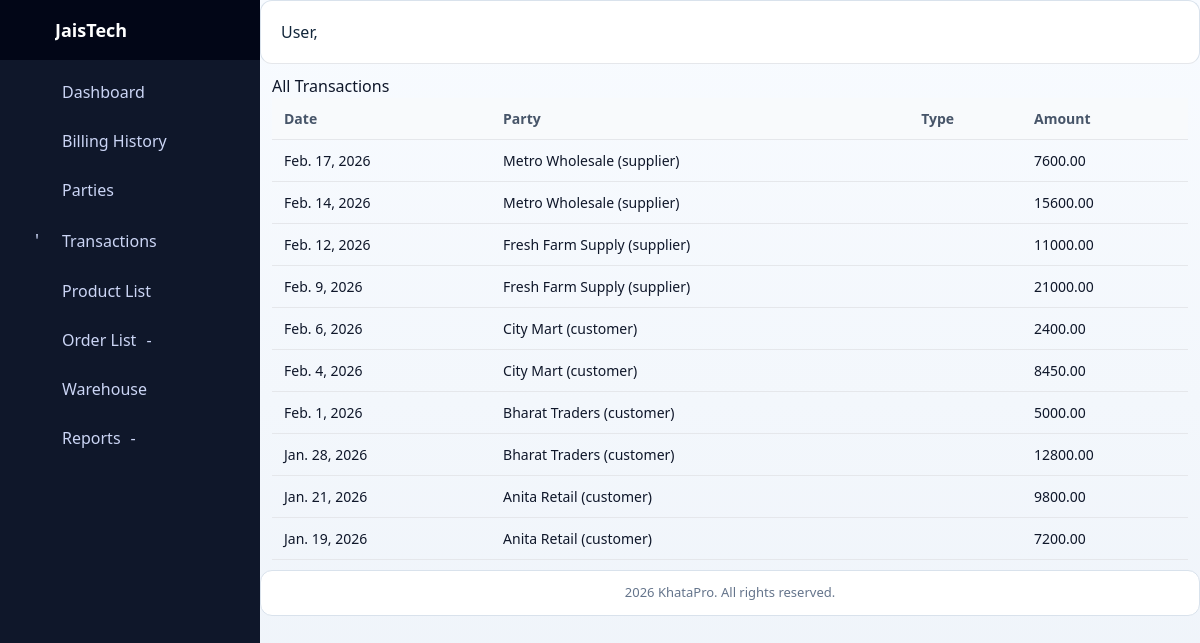
The app's page /reports/transactions/ with its own data.
### khataapp/models.py (models this page shows, shortened)
class Transaction(models.Model):
    TXN_TYPE_CHOICES = [
        ("credit", "Credit"),
        ("debit", "Debit"),
    ]
    TXN_MODE_CHOICES = [
        ("cash", "Cash"),
        ("online", "Online"),
        ("upi", "UPI"),
        ("bank", "Bank Transfer"),
        ("cheque", "Cheque"),
    ]
    GST_TYPE_CHOICES = [
        ("gst", "GST"),
        ("nongst", "Non GST"),
    ]
    party = models.ForeignKey(
        "khataapp.Party",
        on_delete=models.CASCADE,
        related_name="transactions"
    )
    txn_type = models.CharField(max_length=10, choices=TXN_TYPE_CHOICES)
    txn_mode = models.CharField(max_length=20, choices=TXN_MODE_CHOICES, default="cash")
    amount = models.DecimalField(max_digits=10, decimal_places=2)
    date = models.DateField()   # Manual date selection
    notes = models.TextField(blank=True, null=True)
    receipt = models.ImageField(upload_to="receipts/", blank=True, null=True)
    order = models.ForeignKey(
        "commerce.Order",
        on_delete=models.SET_NULL,
        null=True,
        blank=True,
        related_name="linked_transactions"
    )
    payment = models.ForeignKey(
        "commerce.Payment",
        on_delete=models.SET_NULL,
        null=True,
        blank=True,
        related_name="linked_transactions"
    )
    voucher = models.ForeignKey(
        "commerce.SalesVoucher",
        on_delete=models.SET_NULL,
        null=True,
        blank=True,
        related_name="transactions"
    )
    invoice = models.ForeignKey(
        "commerce.Invoice",
        on_delete=models.SET_NULL,
        null=True,
        blank=True,
        related_name="transactions"
    )
    gst_type = models.CharField(
        max_length=10,
        choices=GST_TYPE_CHOICES,
        blank=True,
        null=True
    )
    created_at = models.DateTimeField(auto_now_add=True)
    class Meta:
        ordering = ['-date']
        verbose_name_plural = "Transactions"

class Party(models.Model):
    PARTY_TYPE_CHOICES = (
        ('customer', 'Customer'),
        ('supplier', 'Supplier'),
    )
    owner = models.ForeignKey(
        settings.AUTH_USER_MODEL,
        on_delete=models.CASCADE,
        related_name='my_parties',
        null=True,
        blank=True
    )
    name = models.CharField(max_length=100)
    mobile = models.CharField(max_length=15, blank=True)
    email = models.EmailField(blank=True)
    gst = models.CharField(max_length=20, blank=True, null=True)
    address = models.TextField(blank=True, null=True)
    party_type = models.CharField(max_length=10, choices=PARTY_TYPE_CHOICES)
    created_at = models.DateTimeField(auto_now_add=True)
    upi_id = models.CharField(max_length=50, blank=True, null=True)
    bank_account_number = models.CharField(max_length=30, blank=True, null=True)
    qr_code = models.ImageField(upload_to='qr_codes/', blank=True, null=True)
    is_premium = models.BooleanField(default=False)
    whatsapp_number = models.CharField(max_length=15, blank=True, null=True)
    sms_number = models.CharField(max_length=15, blank=True, null=True)
    credit_grade = models.CharField(max_length=5, default='-', blank=True)
    credit_period = models.PositiveIntegerField(default=30, help_text="Credit period in days")
    opening_balance = models.DecimalField(max_digits=12, decimal_places=2, default=0, help_text="Opening balance for supplier")
    is_active = models.BooleanField(default=True)
    customer_category = models.CharField(max_length=60, blank=True, null=True, help_text="Customer segment/category")
    def balance(self):
        """Net balance (Credit - Debit)."""
        return self.total_credit() - self.total_debit()
    def __str__(self):
        return f"{self.name} ({self.party_type})"
    class Meta:
        ordering = ['-created_at']
        verbose_name_plural = "Parties"

### reports/views.py (the view)
# urls.py: path('transactions/', views.all_transactions, name='all_transactions'),
def all_transactions(request):
    transactions = Transaction.objects.select_related('party').order_by('-date')
    return render(request, 'reports/all_transactions.html', {
        'transactions': transactions
    })

### templates/reports/all_transactions.html (shortened to what this page needs)
{% extends 'base.html' %}
{% block content %}
<h2>All Transactions</h2>
<table>
    <tr>
        <th>Date</th>
        <th>Party</th>
        <th>Type</th>
        <th>Amount</th>
    </tr>
    {% for t in transactions %}
    <tr>
        <td>{{ t.date }}</td>
        <td>{{ t.party }}</td>
        <td>{{ t.voucher_type }}</td>
        <td>{{ t.amount }}</td>
    </tr>
    {% empty %}
    <tr><td colspan="4">No data</td></tr>
    {% endfor %}
</table>
{% endblock %}

### templates/base.html
{% extends "core/base_ui.html" %}

### templates/core/base_ui.html (shortened to what this page needs)
{% load static %}
<!DOCTYPE html>
<html lang="en">
<head>
    <link href="https://cdn.jsdelivr.net/npm/bootstrap-icons/font/bootstrap-icons.css" rel="stylesheet">
    <link href="https://cdn.jsdelivr.net/npm/tailwindcss@2.2.19/dist/tailwind.min.css" rel="stylesheet">
    <link rel="stylesheet" href="{% static 'css/dashboard.css' %}">
    <link rel="stylesheet" href="{% static 'css/sidebar.css' %}">
    <link rel="stylesheet" href="{% static 'css/unified-theme.css' %}">
    <link rel="stylesheet" href="{% static 'css/master_ui_system.css' %}">
    <link rel="stylesheet" href="{% static 'css/pc_add_mode.css' %}">
</head>
{% with resolved_system_mode_css|default:'desktop' as mode_css %}
<body class="{{ ui.theme_mode|default:'light' }}{% if hide_sidebar %} no-sidebar{% endif %} {% if mode_css == 'pos' %}mode-pos{% elif mode_css == 'tablet' %}mode-tablet{% elif mode_css == 'mobile' %}mode-mobile{% else %}mode-pc{% endif %}"
      data-system-mode="{{ resolved_system_mode|default:system_mode_name|default:'DESKTOP' }}"
      data-system-mode-locked="{{ system_mode_locked|default:'0' }}">
{% endwith %}
<div class="layout">
    {% if not hide_sidebar %}
        {% include "core/sidebar.html" %}
    {% endif %}
    <div class="main-content">
        <nav class="topbar">
            <span>User, {{ request.user.username }}</span>
        </nav>
        <main class="page-content">
            {% block content %}{% endblock %}
        </main>
        <footer class="footer">
             {% now "Y" %} KhataPro. All rights reserved.
        </footer>
    </div>
</div>
</body>
</html>

### templates/core/sidebar.html (shortened to what this page needs)
{% load feature_tags %}
<div id="sidebar" class="sidebar sidebar-style-2">
    <div class="logo-header">
        <div class="logo-text">
            {{ company.company_name|default:"JaisTech" }}
        </div>
    </div>
    <ul class="menu">
        <li>
            <a href="{% url 'accounts:dashboard' %}">
                <span class="label">Dashboard</span>
            </a>
        </li>
        <li>
            <a href="{% url 'billing:billing_history' %}">
                <span class="label">Billing History</span>
            </a>
        </li>
        {% feature_allowed 'commerce.suppliers' as parties_allowed %}
        <li>
            {% if parties_allowed %}
            <a href="{% url 'khataapp:party_list' %}">
                <span class="icon"></span>
                <span class="label">Parties</span>
            </a>
            {% else %}
            <a href="{% url 'billing:upgrade_plan' %}" class="locked-feature" data-upgrade-url="{% url 'billing:upgrade_plan' %}" title="Upgrade to unlock">
                <span class="label">Parties</span>
            </a>
            {% endif %}
        </li>
        {% feature_allowed 'billing.invoices' as transactions_allowed %}
        <li>
            {% if transactions_allowed %}
            <a href="{% url 'khataapp:transaction_list' %}">
                <span class="icon">'</span>
                <span class="label">Transactions</span>
            </a>
            {% else %}
            <a href="{% url 'billing:upgrade_plan' %}" class="locked-feature" data-upgrade-url="{% url 'billing:upgrade_plan' %}" title="Upgrade to unlock">
                <span class="icon">'</span>
                <span class="label">Transactions</span>
            </a>
            {% endif %}
        </li>
        {% feature_allowed 'commerce.inventory' as products_allowed %}
        <li>
            {% if products_allowed %}
            <a href="{% url 'commerce:product_list' %}">
                <span class="icon"></span>
                <span class="label">Product List</span>
            </a>
            {% else %}
            <a href="{% url 'billing:upgrade_plan' %}" class="locked-feature" data-upgrade-url="{% url 'billing:upgrade_plan' %}" title="Upgrade to unlock">
                <span class="label">Product List</span>
            </a>
            {% endif %}
        </li>
        {% feature_allowed 'commerce.orders' as orders_allowed %}
        <li class="sidebar-item has-submenu">
            {% if orders_allowed %}
            <a href="javascript:void(0)" class="submenu-toggle">
                <span class="icon"></span>
                <span class="label">Order List</span>
                <span class="arrow">-</span>
            </a>
            <ul class="submenu">
                <li>
                    <a href="{% url 'commerce:sales_order_list' %}">
                         Sales Orders
                    </a>
                </li>
                <li>
                    <a href="{% url 'commerce:purchase_order_list' %}">
                         Purchase Orders
                    </a>
                </li>
            </ul>
            {% else %}
            <a href="{% url 'billing:upgrade_plan' %}" class="submenu-toggle locked-feature" data-upgrade-url="{% url 'billing:upgrade_plan' %}" title="Upgrade to unlock">
                <span class="label">Order List</span>
                <span class="arrow">-</span>
            </a>
            {% endif %}
        </li>
        {% feature_allowed 'commerce.inventory' as warehouse_allowed %}
        <li>
            {% if warehouse_allowed %}
            <a href="{% url 'commerce:warehouse_list' %}">
                <span class="icon"></span>
                <span class="label">Warehouse</span>
            </a>
            {% else %}
            <a href="{% url 'billing:upgrade_plan' %}" class="locked-feature" data-upgrade-url="{% url 'billing:upgrade_plan' %}" title="Upgrade to unlock">
                <span class="label">Warehouse</span>
            </a>
            {% endif %}
        </li>
        {% feature_allowed 'reports.advanced' as reports_allowed %}
        <li class="has-submenu">
            {% if reports_allowed %}
            <a href="javascript:void(0)" class="submenu-toggle">
                <span class="icon"></span>
                <span class="label">Reports</span>
                <span class="arrow">-</span>
            </a>
            <ul class="submenu">
                <li class="sidebar-item has-submenu">
                <a href="javascript:void(0)" class="submenu-toggle">
                <span class="icon"></span>
                <span class="label">Transactions</span>
                <span class="arrow">-</span>
            </a>
            <ul class="submenu">
                <li><a href="{% url 'reports:all_transactions' %}">All Transactions</a></li>
            </ul>
                <li><a href="{% url 'reports:cash_book' %}">Cash Book</a></li>
                <li><a href="#">Voucher Report</a></li>
                <li class="submenu-title">Sales & Purchase</li>
                <li><a href="{% url 'reports:sales_report' %}">Sales Report</a></li>
                <li><a href="{% url 'reports:purchase_report' %}">Purchase Report</a></li>
                <li class="submenu-title">Inventory</li>
                <li><a href="{% url 'reports:stock_summary' %}">Stock Summary</a></li>
                <li><a href="#">Low Stock</a></li>
                <li class="submenu-title">Accounts</li>
                <li><a href="{% url 'reports:party_ledger' %}">Party Ledger</a></li>
                <li><a href="#">Outstanding</a></li>
                <li class="submenu-title">Financial</li>
                <li><a href="{% url 'reports:profit_loss' %}">Profit & Loss</a></li>
                <li><a href="{% url 'reports:day_book' %}">Day Book</a></li>
            </ul>
            {% else %}
            <a href="{% url 'billing:upgrade_plan' %}" class="submenu-toggle locked-feature" data-upgrade-url="{% url 'billing:upgrade_plan' %}" title="Upgrade to unlock">
                <span class="label">Reports</span>
                <span class="arrow">-</span>
            </a>
            {% endif %}
        </li>
    </ul>
</div>

### records on screen
Transaction: date "Feb. 17, 2026", party "Metro Wholesale (supplier)", amount "7600.00"
Transaction: date "Feb. 14, 2026", party "Metro Wholesale (supplier)", amount "15600.00"
Transaction: date "Feb. 12, 2026", party "Fresh Farm Supply (supplier)", amount "11000.00"
Transaction: date "Feb. 9, 2026", party "Fresh Farm Supply (supplier)", amount "21000.00"
Transaction: date "Feb. 6, 2026", party "City Mart (customer)", amount "2400.00"
Transaction: date "Feb. 4, 2026", party "City Mart (customer)", amount "8450.00"
Transaction: date "Feb. 1, 2026", party "Bharat Traders (customer)", amount "5000.00"
Transaction: date "Jan. 28, 2026", party "Bharat Traders (customer)", amount "12800.00"
Transaction: date "Jan. 21, 2026", party "Anita Retail (customer)", amount "9800.00"
Transaction: date "Jan. 19, 2026", party "Anita Retail (customer)", amount "7200.00"

### other values on screen
{{ company.company_name|default:"JaisTech" }} "JaisTech"
